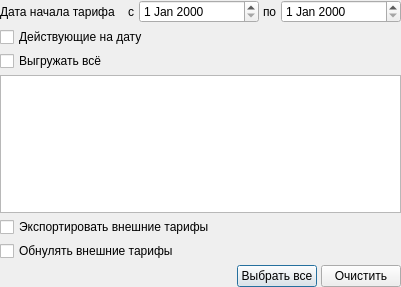
<?xml version="1.0" encoding="UTF-8"?>
<ui version="4.0">
 <class>ExportTariff_Wizard_1</class>
 <widget class="QDialog" name="ExportTariff_Wizard_1">
  <property name="windowModality">
   <enum>Qt::NonModal</enum>
  </property>
  <property name="geometry">
   <rect>
    <x>0</x>
    <y>0</y>
    <width>395</width>
    <height>287</height>
   </rect>
  </property>
  <property name="windowTitle">
   <string>Выбор экспортируемых тарифов</string>
  </property>
  <layout class="QGridLayout" name="gridLayout">
   <property name="margin">
    <number>0</number>
   </property>
   <property name="spacing">
    <number>4</number>
   </property>
   <item row="2" column="0" colspan="2">
    <widget class="QCheckBox" name="chkExportAll">
     <property name="text">
      <string>Выгружать всё</string>
     </property>
    </widget>
   </item>
   <item row="0" column="0" colspan="3">
    <layout class="QHBoxLayout" name="horizontalLayout">
     <item>
      <widget class="QLabel" name="label_2">
       <property name="sizePolicy">
        <sizepolicy hsizetype="Maximum" vsizetype="Preferred">
         <horstretch>0</horstretch>
         <verstretch>0</verstretch>
        </sizepolicy>
       </property>
       <property name="text">
        <string>Дата начала тарифа    с</string>
       </property>
      </widget>
     </item>
     <item>
      <widget class="CDateEdit" name="edtFilterBegDateFrom">
       <property name="sizePolicy">
        <sizepolicy hsizetype="Preferred" vsizetype="Fixed">
         <horstretch>0</horstretch>
         <verstretch>0</verstretch>
        </sizepolicy>
       </property>
       <property name="minimumSize">
        <size>
         <width>120</width>
         <height>0</height>
        </size>
       </property>
      </widget>
     </item>
     <item>
      <widget class="QLabel" name="label">
       <property name="sizePolicy">
        <sizepolicy hsizetype="Maximum" vsizetype="Preferred">
         <horstretch>0</horstretch>
         <verstretch>0</verstretch>
        </sizepolicy>
       </property>
       <property name="text">
        <string>по</string>
       </property>
      </widget>
     </item>
     <item>
      <widget class="CDateEdit" name="edtFilterBegDateTil">
       <property name="sizePolicy">
        <sizepolicy hsizetype="Preferred" vsizetype="Fixed">
         <horstretch>0</horstretch>
         <verstretch>0</verstretch>
        </sizepolicy>
       </property>
       <property name="minimumSize">
        <size>
         <width>120</width>
         <height>0</height>
        </size>
       </property>
      </widget>
     </item>
    </layout>
   </item>
   <item row="1" column="0">
    <widget class="QCheckBox" name="chkActive">
     <property name="text">
      <string>Действующие на дату</string>
     </property>
    </widget>
   </item>
   <item row="6" column="0">
    <spacer>
     <property name="orientation">
      <enum>Qt::Horizontal</enum>
     </property>
     <property name="sizeHint" stdset="0">
      <size>
       <width>229</width>
       <height>20</height>
      </size>
     </property>
    </spacer>
   </item>
   <item row="6" column="1">
    <widget class="QPushButton" name="btnSelectAll">
     <property name="text">
      <string>Выбрать все</string>
     </property>
    </widget>
   </item>
   <item row="6" column="2">
    <widget class="QPushButton" name="btnClearSelection">
     <property name="text">
      <string>Очистить</string>
     </property>
    </widget>
   </item>
   <item row="3" column="0" colspan="3">
    <widget class="CInDocTableView" name="tblItems">
     <property name="whatsThis">
      <string comment="ура!">список записей</string>
     </property>
     <property name="tabKeyNavigation">
      <bool>false</bool>
     </property>
     <property name="alternatingRowColors">
      <bool>true</bool>
     </property>
    </widget>
   </item>
   <item row="4" column="0" colspan="2">
    <widget class="QCheckBox" name="chkExportExternalTariff">
     <property name="text">
      <string>Экспортировать внешние тарифы</string>
     </property>
    </widget>
   </item>
   <item row="5" column="0" colspan="2">
    <widget class="QCheckBox" name="chkExportExternalTariffToZero">
     <property name="text">
      <string>Обнулять внешние тарифы</string>
     </property>
    </widget>
   </item>
  </layout>
 </widget>
 <customwidgets>
  <customwidget>
   <class>CInDocTableView</class>
   <extends>QTableView</extends>
   <header>library/InDocTable.h</header>
  </customwidget>
  <customwidget>
   <class>CDateEdit</class>
   <extends>QDateEdit</extends>
   <header>library/DateEdit.h</header>
  </customwidget>
 </customwidgets>
 <tabstops>
  <tabstop>edtFilterBegDateFrom</tabstop>
  <tabstop>edtFilterBegDateTil</tabstop>
  <tabstop>chkActive</tabstop>
  <tabstop>chkExportAll</tabstop>
  <tabstop>tblItems</tabstop>
  <tabstop>chkExportExternalTariff</tabstop>
  <tabstop>chkExportExternalTariffToZero</tabstop>
  <tabstop>btnSelectAll</tabstop>
  <tabstop>btnClearSelection</tabstop>
 </tabstops>
 <resources/>
 <connections/>
</ui>
